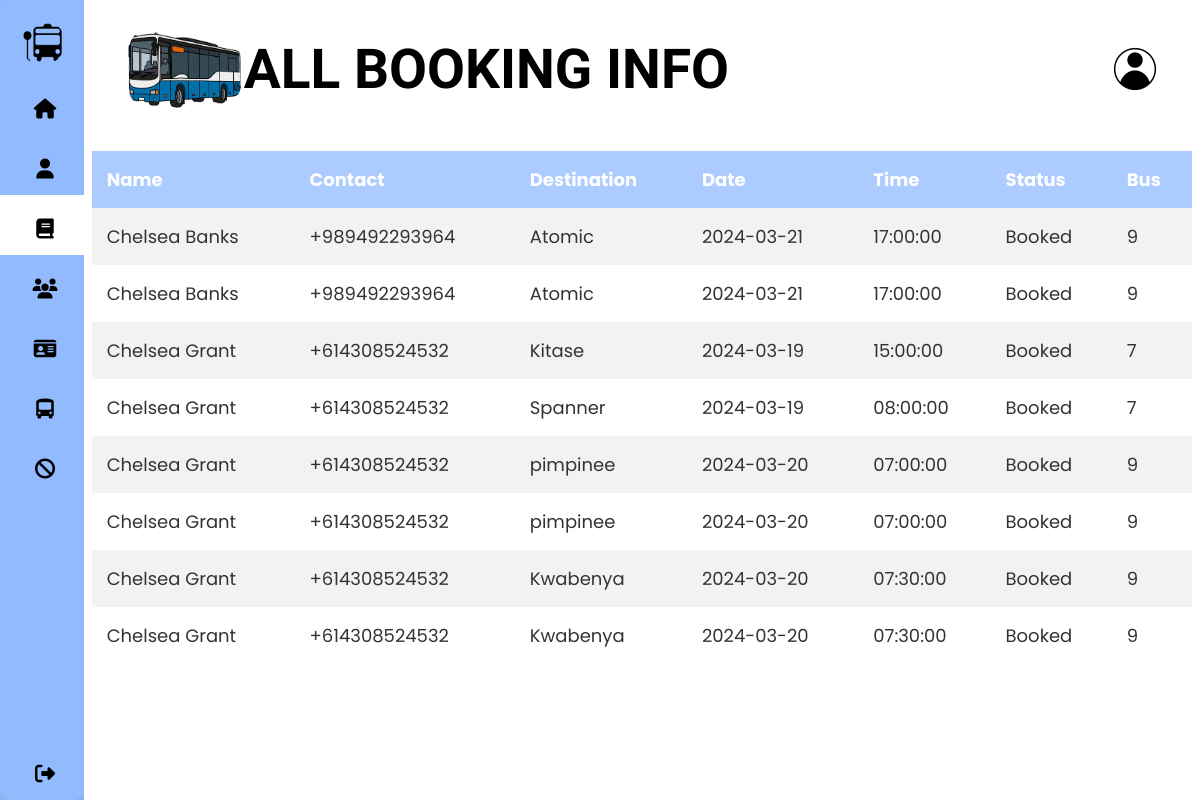
/admin/bookings.php (signed in), run on the app's committed database.
### tables this page shows
CREATE TABLE `bookings` (
  `pid` int(11) NOT NULL,
  `bookingId` int(11) NOT NULL,
  `bid` int(11) NOT NULL,
  `date_booked` date NOT NULL,
  `time_slotID` int(11) NOT NULL,
  `bookingStatus` int(11) NOT NULL,
  `busStopID` int(11) NOT NULL
);

CREATE TABLE `people` (
  `pid` int(11) NOT NULL,
  `role_id` int(11) NOT NULL,
  `fname` varchar(25) NOT NULL,
  `lname` varchar(25) NOT NULL,
  `dob` date NOT NULL,
  `email` varchar(255) NOT NULL,
  `telnumber` varchar(255) NOT NULL,
  `gender` int(11) NOT NULL,
  `passwrd` varchar(255) NOT NULL,
  `bio` varchar(255) DEFAULT NULL
);

CREATE TABLE `busstop` (
  `bsid` int(11) NOT NULL,
  `routeDescription` varchar(25) NOT NULL,
  `stopName` varchar(25) NOT NULL,
  `route_id` int(11) NOT NULL
);

CREATE TABLE `timeslots` (
  `slotID` int(11) NOT NULL,
  `time` time NOT NULL,
  `tripType` varchar(25) NOT NULL
);

CREATE TABLE `bookingstatus` (
  `status_id` int(11) NOT NULL,
  `status_name` varchar(25) NOT NULL
);

CREATE TABLE `bus` (
  `bid` int(11) NOT NULL,
  `busName` varchar(25) NOT NULL,
  `capacity` int(11) NOT NULL,
  `registrationNumber` varchar(25) NOT NULL,
  `route_id` int(11) NOT NULL
);

### action/getAllBookingInfo.php (the view, shortened to what this page needs)
<?php
include('../settings/connection.php');
$sql = "SELECT
Bookings.bookingId,
Bus.bid,
TimeSlots.time,
Bookings.date_booked,
BusStop.stopName,
CONCAT(People.fname, ' ', People.lname) AS fullName,
People.telnumber,
BookingStatus.status_name
FROM
Bookings
JOIN
TimeSlots ON TimeSlots.slotID = Bookings.time_slotID
JOIN
BusStop ON BusStop.bsid = Bookings.busStopID
LEFT JOIN
Bus ON Bus.bid = Bookings.bid
LEFT JOIN
Driver ON Driver.bid = Bookings.bid
JOIN
People ON People.pid = Bookings.pid
JOIN
BookingStatus ON BookingStatus.status_id = Bookings.bookingStatus
WHERE
BookingStatus.status_name = 'Booked'
LIMIT 20;
";
$results = $conn->query($sql);
if ($results === false) {
    echo "Error: " . $conn->error;
} else {
    if ($results->num_rows > 0) {
        while ($row = $results->fetch_assoc()) {
            echo '<tr>';
            echo '<td>' . $row['fullName'] . '</td>';
            echo '<td>' . $row['telnumber'] . '</td>';
            echo '<td>' . $row['stopName'] . '</td>';
            echo '<td>' . $row['date_booked'] . '</td>';
            echo '<td>'. $row['time'].'</td>';
            echo '<td>'. $row['status_name'].'</td>';
            echo '<td>'. $row['bid'].'</td>';
            echo '</tr>';
        }
    } else {
        echo '<tr><td colspan="4">No bookings found for the user.</td></tr>';
    }
}

### css/Profile.css (style rules this page uses)
* { margin: 0; padding: 0; outline: none; border: none; text-decoration: none; box-sizing: border-box; font-family: "Poppins", sans-serif; }
body { background-color:#92bbff; display: flex; justify-content: space-between; width: 100; }

### css/Dashboard.css (style rules this page uses)
* { margin: 0; padding: 0; outline: none; border: none; text-decoration: none; box-sizing: border-box; font-family: "Poppins", sans-serif; }
body { display: flex; background-repeat: no-repeat; background-size: cover; justify-content: space-between; width: 100; background-color:#92bbff; }
td { padding: 15px; font-size: 18px; color: #333; }
tr:nth-child(even) { background: #fff; }

### data on the page
bookings: fullName "Chelsea Banks", people.telnumber "+989492293964", busStopID.stopName "Atomic", date_booked "2024-03-21", timeslots.time "17:00:00", bookingstatus.status_name "Booked", bid.bid "9"
bookings: fullName "Chelsea Grant", people.telnumber "+614308524532", busStopID.stopName "Kitase", date_booked "2024-03-19", timeslots.time "15:00:00", bookingstatus.status_name "Booked", bid.bid "7"
bookings: fullName "Chelsea Grant", people.telnumber "+614308524532", busStopID.stopName "Spanner", date_booked "2024-03-19", timeslots.time "08:00:00", bookingstatus.status_name "Booked", bid.bid "7"
bookings: fullName "Chelsea Grant", people.telnumber "+614308524532", busStopID.stopName "pimpinee", date_booked "2024-03-20", timeslots.time "07:00:00", bookingstatus.status_name "Booked", bid.bid "9"
bookings: fullName "Chelsea Grant", people.telnumber "+614308524532", busStopID.stopName "Kwabenya", date_booked "2024-03-20", timeslots.time "07:30:00", bookingstatus.status_name "Booked", bid.bid "9"
